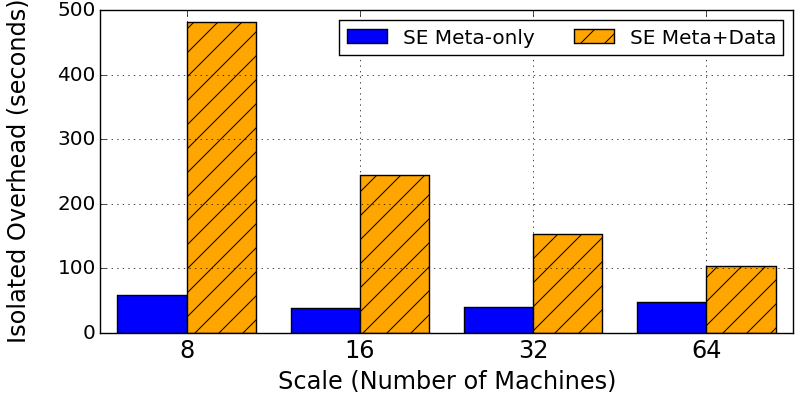

The script that drew this image:
#!/usr/bin/env python
# a bar plot with errorbars
import numpy as np
import matplotlib.pyplot as plt

N = 4
SEMeta = (58.56666667, 37.94, 40.29666667, 48.41666667)
SEAll = (481.7466667, 244.1666667, 154.1066667, 104.15)


ind = 0.1+np.arange(N)  # the x locations for the groups
width = 0.4       # the width of the bars

ax = plt.subplot()
#ax.set_ylim([1000, 80000])


rects1 = ax.bar(ind, SEMeta, width, color='blue')
rects2 = ax.bar(ind+width, SEAll, width, color='orange', hatch="/")
ax.grid(True)

#ax.set_yticklabels((500, 20000, 40000, 60000, 80000), size='large')


ax.set_xlabel('Scale (Number of Machines)', size='x-large')
ax.set_ylabel('Isolated Overhead (seconds)', size='x-large', labelpad=20)
ax.set_xticks(ind+0.4)
ax.set_xticklabels( ('8', '16', '32', '64'), size='x-large') 
ax.legend( (rects1[0], rects2[0]), ('SE Meta-only', 'SE Meta+Data'), loc='best', ncol=2)
ax.set_yticklabels((0, 100, 200, 300, 400, 500), size='large')


plt.show()
